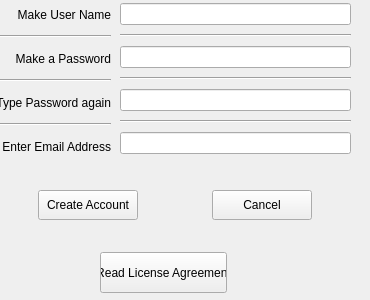
<?xml version="1.0" encoding="UTF-8"?>
<ui version="4.0">
 <class>CreateAccountWidget</class>
 <widget class="QWidget" name="CreateAccountWidget">
  <property name="geometry">
   <rect>
    <x>0</x>
    <y>0</y>
    <width>370</width>
    <height>300</height>
   </rect>
  </property>
  <property name="windowTitle">
   <string>Form</string>
  </property>
  <widget class="QWidget" name="verticalLayoutWidget">
   <property name="geometry">
    <rect>
     <x>0</x>
     <y>0</y>
     <width>111</width>
     <height>161</height>
    </rect>
   </property>
   <layout class="QVBoxLayout" name="LabelRow">
    <item>
     <widget class="QLabel" name="MakeUserNameLabel">
      <property name="text">
       <string>Make User Name</string>
      </property>
      <property name="alignment">
       <set>Qt::AlignRight|Qt::AlignTrailing|Qt::AlignVCenter</set>
      </property>
     </widget>
    </item>
    <item>
     <widget class="Line" name="line_4">
      <property name="orientation">
       <enum>Qt::Horizontal</enum>
      </property>
     </widget>
    </item>
    <item>
     <widget class="QLabel" name="MakePasswordLabel">
      <property name="text">
       <string>Make a Password</string>
      </property>
      <property name="alignment">
       <set>Qt::AlignRight|Qt::AlignTrailing|Qt::AlignVCenter</set>
      </property>
     </widget>
    </item>
    <item>
     <widget class="Line" name="line_5">
      <property name="orientation">
       <enum>Qt::Horizontal</enum>
      </property>
     </widget>
    </item>
    <item>
     <widget class="QLabel" name="MakePasswordLabel_2">
      <property name="text">
       <string>Type Password again</string>
      </property>
      <property name="alignment">
       <set>Qt::AlignRight|Qt::AlignTrailing|Qt::AlignVCenter</set>
      </property>
     </widget>
    </item>
    <item>
     <widget class="Line" name="line_6">
      <property name="orientation">
       <enum>Qt::Horizontal</enum>
      </property>
     </widget>
    </item>
    <item>
     <widget class="QLabel" name="EmailAddressLabel">
      <property name="text">
       <string>Enter Email Address</string>
      </property>
      <property name="alignment">
       <set>Qt::AlignRight|Qt::AlignTrailing|Qt::AlignVCenter</set>
      </property>
     </widget>
    </item>
   </layout>
  </widget>
  <widget class="QWidget" name="verticalLayoutWidget_2">
   <property name="geometry">
    <rect>
     <x>120</x>
     <y>0</y>
     <width>231</width>
     <height>161</height>
    </rect>
   </property>
   <layout class="QVBoxLayout" name="InputRow">
    <item>
     <widget class="QLineEdit" name="MakeUserNameEditBox">
      <property name="maxLength">
       <number>32</number>
      </property>
     </widget>
    </item>
    <item>
     <widget class="Line" name="line_2">
      <property name="orientation">
       <enum>Qt::Horizontal</enum>
      </property>
     </widget>
    </item>
    <item>
     <widget class="QLineEdit" name="MakePasswordEditBox">
      <property name="maxLength">
       <number>32</number>
      </property>
     </widget>
    </item>
    <item>
     <widget class="Line" name="line_3">
      <property name="orientation">
       <enum>Qt::Horizontal</enum>
      </property>
     </widget>
    </item>
    <item>
     <widget class="QLineEdit" name="MakePasswordAgainEditBox">
      <property name="maxLength">
       <number>32</number>
      </property>
     </widget>
    </item>
    <item>
     <widget class="Line" name="line">
      <property name="orientation">
       <enum>Qt::Horizontal</enum>
      </property>
     </widget>
    </item>
    <item>
     <widget class="QLineEdit" name="EnterEmailEditBox">
      <property name="maxLength">
       <number>32</number>
      </property>
     </widget>
    </item>
   </layout>
  </widget>
  <widget class="QPushButton" name="ReadLicenseButton">
   <property name="geometry">
    <rect>
     <x>100</x>
     <y>252</y>
     <width>127</width>
     <height>41</height>
    </rect>
   </property>
   <property name="text">
    <string>Read License Agreement</string>
   </property>
  </widget>
  <widget class="QWidget" name="horizontalLayoutWidget">
   <property name="geometry">
    <rect>
     <x>0</x>
     <y>180</y>
     <width>351</width>
     <height>51</height>
    </rect>
   </property>
   <layout class="QHBoxLayout" name="horizontalLayout">
    <property name="spacing">
     <number>36</number>
    </property>
    <item>
     <widget class="QPushButton" name="CreateAccountButton">
      <property name="sizePolicy">
       <sizepolicy hsizetype="Fixed" vsizetype="Fixed">
        <horstretch>0</horstretch>
        <verstretch>0</verstretch>
       </sizepolicy>
      </property>
      <property name="minimumSize">
       <size>
        <width>100</width>
        <height>30</height>
       </size>
      </property>
      <property name="sizeIncrement">
       <size>
        <width>0</width>
        <height>0</height>
       </size>
      </property>
      <property name="text">
       <string>Create Account</string>
      </property>
     </widget>
    </item>
    <item>
     <widget class="QPushButton" name="Cancel">
      <property name="sizePolicy">
       <sizepolicy hsizetype="Fixed" vsizetype="Fixed">
        <horstretch>0</horstretch>
        <verstretch>0</verstretch>
       </sizepolicy>
      </property>
      <property name="minimumSize">
       <size>
        <width>100</width>
        <height>30</height>
       </size>
      </property>
      <property name="text">
       <string>Cancel</string>
      </property>
     </widget>
    </item>
   </layout>
  </widget>
 </widget>
 <resources/>
 <connections/>
</ui>
